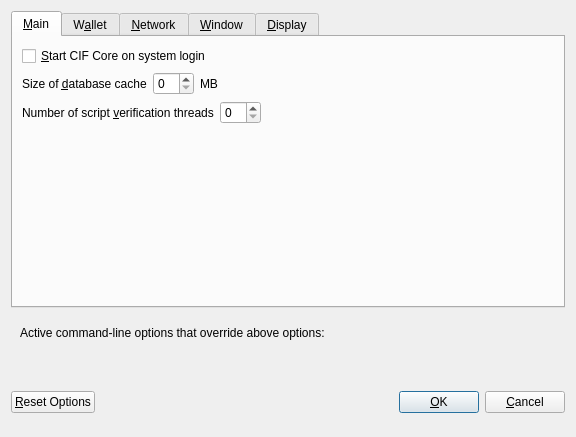
<?xml version="1.0" encoding="UTF-8"?>
<ui version="4.0">
 <class>OptionsDialog</class>
 <widget class="QDialog" name="OptionsDialog">
  <property name="geometry">
   <rect>
    <x>0</x>
    <y>0</y>
    <width>576</width>
    <height>402</height>
   </rect>
  </property>
  <property name="windowTitle">
   <string>Options</string>
  </property>
  <property name="modal">
   <bool>true</bool>
  </property>
  <layout class="QVBoxLayout" name="verticalLayout">
   <item>
    <widget class="QTabWidget" name="tabWidget">
     <property name="currentIndex">
      <number>0</number>
     </property>
     <widget class="QWidget" name="tabMain">
      <attribute name="title">
       <string>&amp;Main</string>
      </attribute>
      <layout class="QVBoxLayout" name="verticalLayout_Main">
       <item>
        <widget class="QCheckBox" name="bitcoinAtStartup">
         <property name="toolTip">
          <string>Automatically start CIF Core after logging in to the system.</string>
         </property>
         <property name="text">
          <string>&amp;Start CIF Core on system login</string>
         </property>
        </widget>
       </item>
       <item>
        <layout class="QHBoxLayout" name="horizontalLayout_2_Main">
         <item>
          <widget class="QLabel" name="databaseCacheLabel">
           <property name="text">
            <string>Size of &amp;database cache</string>
           </property>
           <property name="textFormat">
            <enum>Qt::PlainText</enum>
           </property>
           <property name="buddy">
            <cstring>databaseCache</cstring>
           </property>
          </widget>
         </item>
         <item>
          <widget class="QSpinBox" name="databaseCache"/>
         </item>
         <item>
          <widget class="QLabel" name="databaseCacheUnitLabel">
           <property name="text">
            <string>MB</string>
           </property>
           <property name="textFormat">
            <enum>Qt::PlainText</enum>
           </property>
          </widget>
         </item>
         <item>
          <spacer name="horizontalSpacer_2_Main">
           <property name="orientation">
            <enum>Qt::Horizontal</enum>
           </property>
           <property name="sizeHint" stdset="0">
            <size>
             <width>40</width>
             <height>20</height>
            </size>
           </property>
          </spacer>
         </item>
        </layout>
       </item>
       <item>
        <layout class="QHBoxLayout" name="horizontalLayout_3_Main">
         <item>
          <widget class="QLabel" name="threadsScriptVerifLabel">
           <property name="text">
            <string>Number of script &amp;verification threads</string>
           </property>
           <property name="textFormat">
            <enum>Qt::PlainText</enum>
           </property>
           <property name="buddy">
            <cstring>threadsScriptVerif</cstring>
           </property>
          </widget>
         </item>
         <item>
          <widget class="QSpinBox" name="threadsScriptVerif">
           <property name="toolTip">
            <string>(0 = auto, &lt;0 = leave that many cores free)</string>
           </property>
          </widget>
         </item>
         <item>
          <spacer name="horizontalSpacer_3_Main">
           <property name="orientation">
            <enum>Qt::Horizontal</enum>
           </property>
           <property name="sizeHint" stdset="0">
            <size>
             <width>40</width>
             <height>20</height>
            </size>
           </property>
          </spacer>
         </item>
        </layout>
       </item>
       <item>
        <spacer name="verticalSpacer_Main">
         <property name="orientation">
          <enum>Qt::Vertical</enum>
         </property>
         <property name="sizeHint" stdset="0">
          <size>
           <width>20</width>
           <height>40</height>
          </size>
         </property>
        </spacer>
       </item>
      </layout>
     </widget>
     <widget class="QWidget" name="tabWallet">
      <attribute name="title">
       <string>W&amp;allet</string>
      </attribute>
      <layout class="QVBoxLayout" name="verticalLayout_Wallet">
       <item>
        <widget class="QGroupBox" name="groupBox">
         <property name="title">
          <string>Expert</string>
         </property>
         <layout class="QVBoxLayout" name="verticalLayout_2">
          <item>
           <widget class="QCheckBox" name="coinControlFeatures">
            <property name="toolTip">
             <string>Whether to show coin control features or not.</string>
            </property>
            <property name="text">
             <string>Enable coin &amp;control features</string>
            </property>
           </widget>
          </item>
          <item>
           <widget class="QCheckBox" name="showMasternodesTab">
            <property name="toolTip">
             <string>Show additional tab listing all your masternodes in first sub-tab&lt;br/&gt;and all masternodes on the network in second sub-tab.</string>
            </property>
            <property name="text">
             <string>Show Masternodes Tab</string>
            </property>
           </widget>
          </item>
          <item>
           <widget class="QCheckBox" name="showAdvancedPSUI">
            <property name="toolTip">
             <string>Show additional information and buttons for PrivateSend on overview screen.</string>
            </property>
            <property name="text">
             <string>Enable advanced PrivateSend interface</string>
            </property>
           </widget>
          </item>
          <item>
           <widget class="QCheckBox" name="lowKeysWarning">
            <property name="toolTip">
             <string>Show warning dialog when PrivateSend detects that wallet has very low number of keys left.</string>
            </property>
            <property name="text">
             <string>Warn if PrivateSend is running out of keys</string>
            </property>
           </widget>
          </item>
          <item>
           <widget class="QCheckBox" name="privateSendMultiSession">
            <property name="toolTip">
             <string>Whether to use experimental PrivateSend mode with multiple mixing sessions per block.&lt;br/&gt;Note: You must use this feature carefully.&lt;br/&gt;Make sure you always have recent wallet (auto)backup in a safe place!</string>
            </property>
            <property name="text">
             <string>Enable PrivateSend &amp;multi-session</string>
            </property>
           </widget>
          </item>
          <item>
           <widget class="QCheckBox" name="spendZeroConfChange">
            <property name="toolTip">
             <string>If you disable the spending of unconfirmed change, the change from a transaction&lt;br/&gt;cannot be used until that transaction has at least one confirmation.&lt;br/&gt;This also affects how your balance is computed.</string>
            </property>
            <property name="text">
             <string>&amp;Spend unconfirmed change</string>
            </property>
           </widget>
          </item>
         </layout>
        </widget>
       </item>
       <item>
        <layout class="QHBoxLayout" name="horizontalLayout_4_Wallet">
         <item>
          <widget class="QLabel" name="label">
           <property name="toolTip">
            <string>This setting determines the amount of individual masternodes that an input will be anonymized through.&lt;br/&gt;More rounds of anonymization gives a higher degree of privacy, but also costs more in fees.</string>
           </property>
           <property name="text">
            <string>PrivateSend rounds to use</string>
           </property>
          </widget>
         </item>
         <item>
          <widget class="QSpinBox" name="privateSendRounds">
           <property name="minimum">
            <number>2</number>
           </property>
           <property name="maximum">
            <number>8</number>
           </property>
           <property name="value">
            <number>4</number>
           </property>
          </widget>
         </item>
        </layout>
       </item>
       <item>
        <layout class="QHBoxLayout" name="horizontalLayout">
         <item>
          <widget class="QLabel" name="label_2">
           <property name="toolTip">
            <string>This amount acts as a threshold to turn off PrivateSend once it's reached.</string>
           </property>
           <property name="statusTip">
            <string notr="true"/>
           </property>
           <property name="whatsThis">
            <string notr="true"/>
           </property>
           <property name="accessibleName">
            <string notr="true"/>
           </property>
           <property name="accessibleDescription">
            <string notr="true"/>
           </property>
           <property name="text">
            <string>Amount of CIF to keep anonymized</string>
           </property>
          </widget>
         </item>
         <item>
          <widget class="QSpinBox" name="privateSendAmount">
           <property name="minimum">
            <number>2</number>
           </property>
           <property name="maximum">
            <number>2000</number>
           </property>
           <property name="singleStep">
            <number>10</number>
           </property>
           <property name="value">
            <number>1000</number>
           </property>
          </widget>
         </item>
        </layout>
       </item>
       <item>
        <spacer name="verticalSpacer_Wallet">
         <property name="orientation">
          <enum>Qt::Vertical</enum>
         </property>
         <property name="sizeHint" stdset="0">
          <size>
           <width>20</width>
           <height>40</height>
          </size>
         </property>
        </spacer>
       </item>
      </layout>
     </widget>
     <widget class="QWidget" name="tabNetwork">
      <attribute name="title">
       <string>&amp;Network</string>
      </attribute>
      <layout class="QVBoxLayout" name="verticalLayout_Network">
       <item>
        <widget class="QCheckBox" name="mapPortUpnp">
         <property name="toolTip">
          <string>Automatically open the CIF Core client port on the router. This only works when your router supports UPnP and it is enabled.</string>
         </property>
         <property name="text">
          <string>Map port using &amp;UPnP</string>
         </property>
        </widget>
       </item>
       <item>
        <widget class="QCheckBox" name="allowIncoming">
         <property name="toolTip">
          <string>Accept connections from outside</string>
         </property>
         <property name="text">
          <string>Allow incoming connections</string>
         </property>
        </widget>
       </item>
       <item>
        <widget class="QCheckBox" name="connectSocks">
         <property name="toolTip">
          <string>Connect to the CIF network through a SOCKS5 proxy.</string>
         </property>
         <property name="text">
          <string>&amp;Connect through SOCKS5 proxy (default proxy):</string>
         </property>
        </widget>
       </item>
       <item>
        <layout class="QHBoxLayout" name="horizontalLayout_1_Network">
         <item>
          <widget class="QLabel" name="proxyIpLabel">
           <property name="text">
            <string>Proxy &amp;IP:</string>
           </property>
           <property name="textFormat">
            <enum>Qt::PlainText</enum>
           </property>
           <property name="buddy">
            <cstring>proxyIp</cstring>
           </property>
          </widget>
         </item>
         <item>
          <widget class="QValidatedLineEdit" name="proxyIp">
           <property name="minimumSize">
            <size>
             <width>140</width>
             <height>0</height>
            </size>
           </property>
           <property name="maximumSize">
            <size>
             <width>140</width>
             <height>16777215</height>
            </size>
           </property>
           <property name="toolTip">
            <string>IP address of the proxy (e.g. IPv4: 127.0.0.1 / IPv6: ::1)</string>
           </property>
          </widget>
         </item>
         <item>
          <widget class="QLabel" name="proxyPortLabel">
           <property name="text">
            <string>&amp;Port:</string>
           </property>
           <property name="textFormat">
            <enum>Qt::PlainText</enum>
           </property>
           <property name="buddy">
            <cstring>proxyPort</cstring>
           </property>
          </widget>
         </item>
         <item>
          <widget class="QLineEdit" name="proxyPort">
           <property name="minimumSize">
            <size>
             <width>55</width>
             <height>0</height>
            </size>
           </property>
           <property name="maximumSize">
            <size>
             <width>55</width>
             <height>16777215</height>
            </size>
           </property>
           <property name="toolTip">
            <string>Port of the proxy (e.g. 9050)</string>
           </property>
          </widget>
         </item>
         <item>
          <spacer name="horizontalSpacer_1_Network">
           <property name="orientation">
            <enum>Qt::Horizontal</enum>
           </property>
           <property name="sizeHint" stdset="0">
            <size>
             <width>40</width>
             <height>20</height>
            </size>
           </property>
          </spacer>
         </item>
        </layout>
       </item>
       <item>
        <layout class="QHBoxLayout" name="horizontalLayout_2_Network">
         <item>
          <widget class="QLabel" name="proxyActiveNets">
           <property name="text">
            <string>Used for reaching peers via:</string>
           </property>
           <property name="textFormat">
            <enum>Qt::PlainText</enum>
           </property>
          </widget>
         </item>
         <item>
          <widget class="QCheckBox" name="proxyReachIPv4">
           <property name="enabled">
            <bool>false</bool>
           </property>
           <property name="toolTip">
            <string>Shows, if the supplied default SOCKS5 proxy is used to reach peers via this network type.</string>
           </property>
           <property name="text">
            <string/>
           </property>
          </widget>
         </item>
         <item>
          <widget class="QLabel" name="proxyReachIPv4Label">
           <property name="text">
            <string>IPv4</string>
           </property>
           <property name="textFormat">
            <enum>Qt::PlainText</enum>
           </property>
          </widget>
         </item>
         <item>
          <widget class="QCheckBox" name="proxyReachIPv6">
           <property name="enabled">
            <bool>false</bool>
           </property>
           <property name="toolTip">
            <string>Shows, if the supplied default SOCKS5 proxy is used to reach peers via this network type.</string>
           </property>
           <property name="text">
            <string/>
           </property>
          </widget>
         </item>
         <item>
          <widget class="QLabel" name="proxyReachIPv6Label">
           <property name="text">
            <string>IPv6</string>
           </property>
           <property name="textFormat">
            <enum>Qt::PlainText</enum>
           </property>
          </widget>
         </item>
         <item>
          <widget class="QCheckBox" name="proxyReachTor">
           <property name="enabled">
            <bool>false</bool>
           </property>
           <property name="toolTip">
            <string>Shows, if the supplied default SOCKS5 proxy is used to reach peers via this network type.</string>
           </property>
           <property name="text">
            <string/>
           </property>
          </widget>
         </item>
         <item>
          <widget class="QLabel" name="proxyReachTorLabel">
           <property name="text">
            <string>Tor</string>
           </property>
           <property name="textFormat">
            <enum>Qt::PlainText</enum>
           </property>
          </widget>
         </item>
         <item>
          <spacer name="horizontalSpacer_2_Network">
           <property name="orientation">
            <enum>Qt::Horizontal</enum>
           </property>
           <property name="sizeHint" stdset="0">
            <size>
             <width>40</width>
             <height>20</height>
            </size>
           </property>
          </spacer>
         </item>
        </layout>
       </item>
       <item>
        <widget class="QCheckBox" name="connectSocksTor">
         <property name="toolTip">
          <string>Connect to the CIF network through a separate SOCKS5 proxy for Tor hidden services.</string>
         </property>
         <property name="text">
          <string>Use separate SOCKS5 proxy to reach peers via Tor hidden services:</string>
         </property>
        </widget>
       </item>
       <item>
        <layout class="QHBoxLayout" name="horizontalLayout_3_Network">
         <item>
          <widget class="QLabel" name="proxyIpTorLabel">
           <property name="text">
            <string>Proxy &amp;IP:</string>
           </property>
           <property name="textFormat">
            <enum>Qt::PlainText</enum>
           </property>
           <property name="buddy">
            <cstring>proxyIpTor</cstring>
           </property>
          </widget>
         </item>
         <item>
          <widget class="QValidatedLineEdit" name="proxyIpTor">
           <property name="minimumSize">
            <size>
             <width>140</width>
             <height>0</height>
            </size>
           </property>
           <property name="maximumSize">
            <size>
             <width>140</width>
             <height>16777215</height>
            </size>
           </property>
           <property name="toolTip">
            <string>IP address of the proxy (e.g. IPv4: 127.0.0.1 / IPv6: ::1)</string>
           </property>
          </widget>
         </item>
         <item>
          <widget class="QLabel" name="proxyPortTorLabel">
           <property name="text">
            <string>&amp;Port:</string>
           </property>
           <property name="textFormat">
            <enum>Qt::PlainText</enum>
           </property>
           <property name="buddy">
            <cstring>proxyPortTor</cstring>
           </property>
          </widget>
         </item>
         <item>
          <widget class="QLineEdit" name="proxyPortTor">
           <property name="minimumSize">
            <size>
             <width>55</width>
             <height>0</height>
            </size>
           </property>
           <property name="maximumSize">
            <size>
             <width>55</width>
             <height>16777215</height>
            </size>
           </property>
           <property name="toolTip">
            <string>Port of the proxy (e.g. 9050)</string>
           </property>
          </widget>
         </item>
         <item>
          <spacer name="horizontalSpacer_4_Network">
           <property name="orientation">
            <enum>Qt::Horizontal</enum>
           </property>
           <property name="sizeHint" stdset="0">
            <size>
             <width>40</width>
             <height>20</height>
            </size>
           </property>
          </spacer>
         </item>
        </layout>
       </item>
       <item>
        <spacer name="verticalSpacer_Network">
         <property name="orientation">
          <enum>Qt::Vertical</enum>
         </property>
         <property name="sizeHint" stdset="0">
          <size>
           <width>20</width>
           <height>40</height>
          </size>
         </property>
        </spacer>
       </item>
      </layout>
     </widget>
     <widget class="QWidget" name="tabWindow">
      <attribute name="title">
       <string>&amp;Window</string>
      </attribute>
      <layout class="QVBoxLayout" name="verticalLayout_Window">
       <item>
        <widget class="QCheckBox" name="hideTrayIcon">
         <property name="toolTip">
          <string>&amp;Hide the icon from the system tray.</string>
         </property>
         <property name="text">
          <string>Hide tray icon</string>
         </property>
        </widget>
       </item>
       <item>
        <widget class="QCheckBox" name="minimizeToTray">
         <property name="toolTip">
          <string>Show only a tray icon after minimizing the window.</string>
         </property>
         <property name="text">
          <string>&amp;Minimize to the tray instead of the taskbar</string>
         </property>
        </widget>
       </item>
       <item>
        <widget class="QCheckBox" name="minimizeOnClose">
         <property name="toolTip">
          <string>Minimize instead of exit the application when the window is closed. When this option is enabled, the application will be closed only after selecting Exit in the menu.</string>
         </property>
         <property name="text">
          <string>M&amp;inimize on close</string>
         </property>
        </widget>
       </item>
       <item>
        <spacer name="verticalSpacer_Window">
         <property name="orientation">
          <enum>Qt::Vertical</enum>
         </property>
         <property name="sizeHint" stdset="0">
          <size>
           <width>20</width>
           <height>40</height>
          </size>
         </property>
        </spacer>
       </item>
      </layout>
     </widget>
     <widget class="QWidget" name="tabDisplay">
      <attribute name="title">
       <string>&amp;Display</string>
      </attribute>
      <layout class="QVBoxLayout" name="verticalLayout_Display">
       <item>
        <layout class="QHBoxLayout" name="horizontalLayout_1_Display">
         <item>
          <widget class="QLabel" name="langLabel">
           <property name="text">
            <string>User Interface &amp;language:</string>
           </property>
           <property name="textFormat">
            <enum>Qt::PlainText</enum>
           </property>
           <property name="buddy">
            <cstring>lang</cstring>
           </property>
          </widget>
         </item>
         <item>
          <widget class="QValueComboBox" name="lang">
           <property name="toolTip">
            <string>The user interface language can be set here. This setting will take effect after restarting CIF Core.</string>
           </property>
          </widget>
         </item>
        </layout>
       </item>
       <item>
        <widget class="QLabel" name="label_3">
         <property name="toolTip">
          <string notr="true"/>
         </property>
         <property name="statusTip">
          <string notr="true"/>
         </property>
         <property name="whatsThis">
          <string notr="true"/>
         </property>
         <property name="accessibleName">
          <string notr="true"/>
         </property>
         <property name="text">
          <string>Language missing or translation incomplete? Help contributing translations here:
https://www.transifex.com/projects/p/dash/</string>
         </property>
         <property name="wordWrap">
          <bool>true</bool>
         </property>
         <property name="openExternalLinks">
          <bool>true</bool>
         </property>
         <property name="textInteractionFlags">
          <set>Qt::TextBrowserInteraction</set>
         </property>
        </widget>
       </item>
       <item>
        <layout class="QHBoxLayout" name="horizontalLayout_4_Display" stretch="0,0">
         <item>
          <widget class="QLabel" name="themeLabel">
           <property name="text">
            <string>User Interface Theme:</string>
           </property>
          </widget>
         </item>
         <item>
          <widget class="QValueComboBox" name="theme"/>
         </item>
        </layout>
       </item>
       <item>
        <widget class="Line" name="line">
         <property name="orientation">
          <enum>Qt::Horizontal</enum>
         </property>
        </widget>
       </item>
       <item>
        <layout class="QHBoxLayout" name="horizontalLayout_2_Display">
         <item>
          <widget class="QLabel" name="unitLabel">
           <property name="text">
            <string>&amp;Unit to show amounts in:</string>
           </property>
           <property name="textFormat">
            <enum>Qt::PlainText</enum>
           </property>
           <property name="buddy">
            <cstring>unit</cstring>
           </property>
          </widget>
         </item>
         <item>
          <widget class="QValueComboBox" name="unit">
           <property name="toolTip">
            <string>Choose the default subdivision unit to show in the interface and when sending coins.</string>
           </property>
          </widget>
         </item>
        </layout>
       </item>
       <item>
        <layout class="QHBoxLayout" name="horizontalLayout_5_Display">
         <item>
          <widget class="QLabel" name="digitsLabel">
           <property name="text">
            <string>Decimal digits</string>
           </property>
          </widget>
         </item>
         <item>
          <widget class="QValueComboBox" name="digits"/>
         </item>
        </layout>
       </item>
       <item>
        <layout class="QHBoxLayout" name="horizontalLayout_3_Display">
         <item>
          <widget class="QLabel" name="thirdPartyTxUrlsLabel">
           <property name="toolTip">
            <string>Third party URLs (e.g. a block explorer) that appear in the transactions tab as context menu items.&lt;br/&gt;%s in the URL is replaced by transaction hash. Multiple URLs are separated by vertical bar |.</string>
           </property>
           <property name="text">
            <string>Third party transaction URLs</string>
           </property>
           <property name="buddy">
            <cstring>thirdPartyTxUrls</cstring>
           </property>
          </widget>
         </item>
         <item>
          <widget class="QLineEdit" name="thirdPartyTxUrls">
           <property name="toolTip">
            <string>Third party URLs (e.g. a block explorer) that appear in the transactions tab as context menu items.&lt;br/&gt;%s in the URL is replaced by transaction hash. Multiple URLs are separated by vertical bar |.</string>
           </property>
          </widget>
         </item>
        </layout>
       </item>
       <item>
        <spacer name="verticalSpacer">
         <property name="orientation">
          <enum>Qt::Vertical</enum>
         </property>
         <property name="sizeHint" stdset="0">
          <size>
           <width>20</width>
           <height>40</height>
          </size>
         </property>
        </spacer>
       </item>
      </layout>
     </widget>
    </widget>
   </item>
   <item>
    <widget class="QFrame" name="frame">
     <layout class="QVBoxLayout" name="verticalLayout_Bottom">
      <item>
       <layout class="QHBoxLayout" name="horizontalLayout_Bottom">
        <item>
         <widget class="QLabel" name="overriddenByCommandLineInfoLabel">
          <property name="text">
           <string>Active command-line options that override above options:</string>
          </property>
          <property name="textFormat">
           <enum>Qt::PlainText</enum>
          </property>
         </widget>
        </item>
        <item>
         <spacer name="horizontalSpacer_Bottom">
          <property name="orientation">
           <enum>Qt::Horizontal</enum>
          </property>
          <property name="sizeHint" stdset="0">
           <size>
            <width>40</width>
            <height>20</height>
           </size>
          </property>
         </spacer>
        </item>
       </layout>
      </item>
      <item>
       <widget class="QLabel" name="overriddenByCommandLineLabel">
        <property name="text">
         <string/>
        </property>
        <property name="textFormat">
         <enum>Qt::PlainText</enum>
        </property>
        <property name="wordWrap">
         <bool>true</bool>
        </property>
       </widget>
      </item>
     </layout>
    </widget>
   </item>
   <item>
    <layout class="QHBoxLayout" name="horizontalLayout_Buttons">
     <item>
      <widget class="QPushButton" name="resetButton">
       <property name="toolTip">
        <string>Reset all client options to default.</string>
       </property>
       <property name="text">
        <string>&amp;Reset Options</string>
       </property>
       <property name="autoDefault">
        <bool>false</bool>
       </property>
      </widget>
     </item>
     <item>
      <spacer name="horizontalSpacer_1">
       <property name="orientation">
        <enum>Qt::Horizontal</enum>
       </property>
       <property name="sizeHint" stdset="0">
        <size>
         <width>40</width>
         <height>48</height>
        </size>
       </property>
      </spacer>
     </item>
     <item>
      <widget class="QLabel" name="statusLabel">
       <property name="minimumSize">
        <size>
         <width>200</width>
         <height>0</height>
        </size>
       </property>
       <property name="font">
        <font>
         <weight>75</weight>
         <bold>true</bold>
        </font>
       </property>
       <property name="text">
        <string/>
       </property>
       <property name="textFormat">
        <enum>Qt::PlainText</enum>
       </property>
       <property name="wordWrap">
        <bool>true</bool>
       </property>
      </widget>
     </item>
     <item>
      <spacer name="horizontalSpacer_2">
       <property name="orientation">
        <enum>Qt::Horizontal</enum>
       </property>
       <property name="sizeHint" stdset="0">
        <size>
         <width>40</width>
         <height>48</height>
        </size>
       </property>
      </spacer>
     </item>
     <item>
      <widget class="QPushButton" name="okButton">
       <property name="text">
        <string>&amp;OK</string>
       </property>
       <property name="autoDefault">
        <bool>false</bool>
       </property>
       <property name="default">
        <bool>true</bool>
       </property>
      </widget>
     </item>
     <item>
      <widget class="QPushButton" name="cancelButton">
       <property name="text">
        <string>&amp;Cancel</string>
       </property>
       <property name="autoDefault">
        <bool>false</bool>
       </property>
      </widget>
     </item>
    </layout>
   </item>
  </layout>
 </widget>
 <customwidgets>
  <customwidget>
   <class>QValidatedLineEdit</class>
   <extends>QLineEdit</extends>
   <header>qvalidatedlineedit.h</header>
  </customwidget>
  <customwidget>
   <class>QValueComboBox</class>
   <extends>QComboBox</extends>
   <header>qvaluecombobox.h</header>
  </customwidget>
 </customwidgets>
 <resources/>
 <connections/>
</ui>
